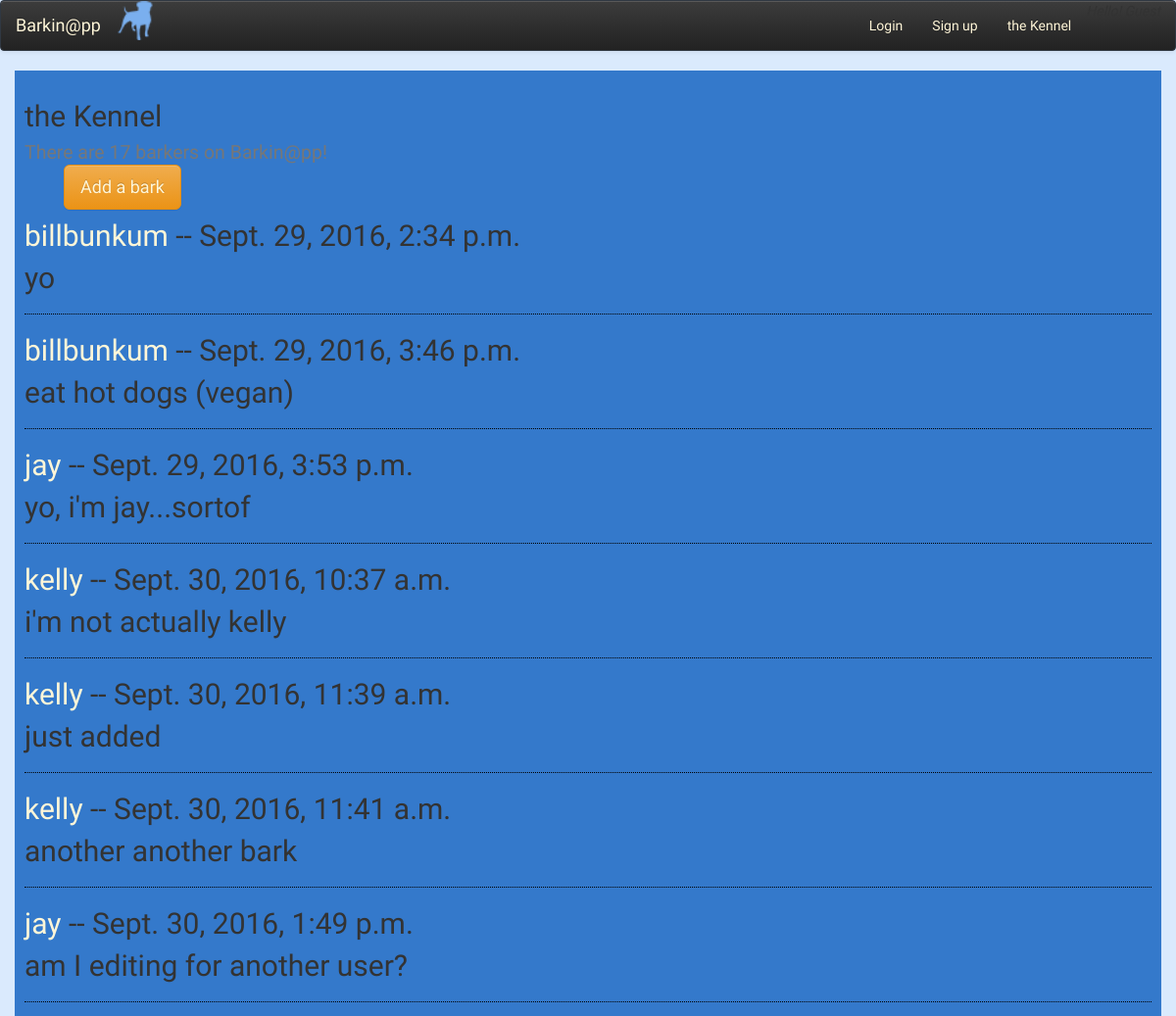
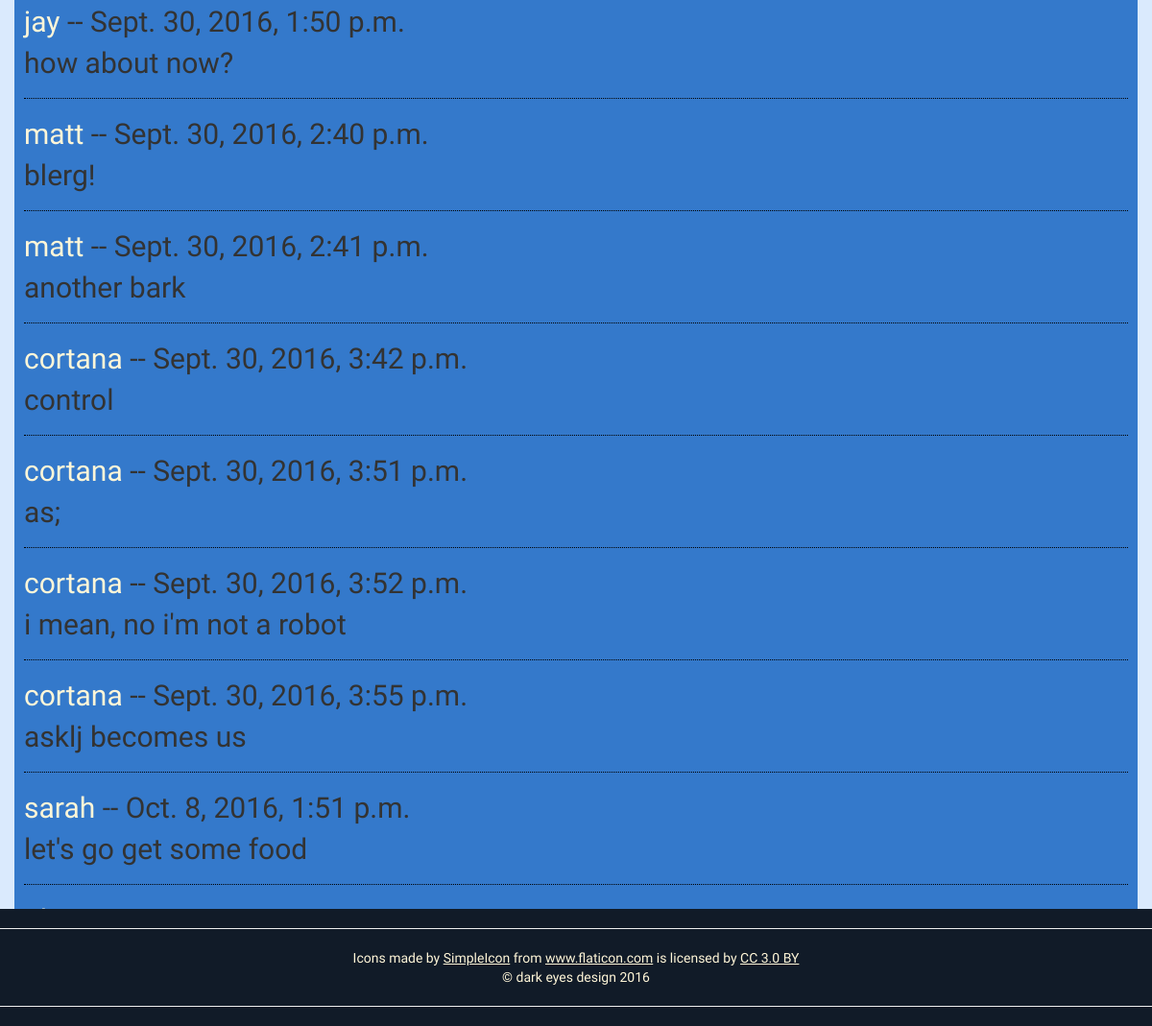
Page /barks/users/ on the committed database (2 pictures, top to bottom).
### barks/models.py (models this page shows, shortened)
class Bark(models.Model):
    user = models.ForeignKey(User, null=True, blank=True)
    content = models.CharField(max_length=120)
    post_date = models.DateTimeField(auto_now_add=True)

### barks/views.py (the view)
def global_barks_list(request): #shows all user's barks
    ubs = Bark.objects.all()
    user_count = User.objects.count()
    context = {
        "ubs": ubs,
        "user_count": user_count,
    }
    return render(request, "barks/global_barks_list.html", context)

### barks/templates/barks/global_barks_list.html
{% extends "core/base.html" %}
{% block content %}
<h2>the Kennel<br />
{% if user_count %}
<small>There are {{user_count}} barkers on Barkin@pp!</small>
{% else %}
<small>There are 0 barkers on Barkin@pp!</small>
</h2>
{% endif %}
    <ul>
        <li>
            <a
                class="btn btn-warning btn-lg"
                href="{% url 'barks:add_bark' %}"
            >
                Add a bark
            </a>
        </li>
    </ul>
<p>
        {% for bark in ubs %}
            <p>
            <a href="{% url 'barks:barks_list' bark.user_id %}">
                {{bark.user.username}}</a>
                -- {{bark.post_date}}
            </p>
            <p>
                {{bark.content}}
            </p>
            <hr style="border-top: 1px dotted black;">
        {% endfor %}
</p>
{% endblock content %}

### core/static/styles.css (style rules this page uses)
body { background-color: #DAEAFD; background-repeat: no-repeat; font-family: 'Quicksand', sans-serif; }
h1, h2 { font-family: 'Indie Flower', cursive; }
ul { list-style-type: none; }
a:link, a:visited, a:active { color: #FFF6D8; }

### rows in the picture
Bark: user.username "billbunkum", post_date "Sept. 29, 2016, 2:34 p.m.", content "yo"
Bark: user.username "billbunkum", post_date "Sept. 29, 2016, 3:46 p.m.", content "eat hot dogs (vegan)"
Bark: user.username "jay", post_date "Sept. 29, 2016, 3:53 p.m.", content "yo, i'm jay...sortof"
Bark: user.username "kelly", post_date "Sept. 30, 2016, 10:37 a.m.", content "i'm not actually kelly"
Bark: user.username "kelly", post_date "Sept. 30, 2016, 11:39 a.m.", content "just added"
Bark: user.username "kelly", post_date "Sept. 30, 2016, 11:41 a.m.", content "another another bark"
Bark: user.username "jay", post_date "Sept. 30, 2016, 1:49 p.m.", content "am I editing for another user?"
Bark: user.username "jay", post_date "Sept. 30, 2016, 1:50 p.m.", content "how about now?"
Bark: user.username "matt", post_date "Sept. 30, 2016, 2:40 p.m.", content "blerg!"
Bark: user.username "matt", post_date "Sept. 30, 2016, 2:41 p.m.", content "another bark"
Bark: user.username "cortana", post_date "Sept. 30, 2016, 3:42 p.m.", content "control"
Bark: user.username "cortana", post_date "Sept. 30, 2016, 3:51 p.m.", content "as;"
Bark: user.username "cortana", post_date "Sept. 30, 2016, 3:52 p.m.", content "i mean, no i'm not a robot"
Bark: user.username "cortana", post_date "Sept. 30, 2016, 3:55 p.m.", content "asklj becomes us"
Bark: user.username "sarah", post_date "Oct. 8, 2016, 1:51 p.m.", content "let's go get some food"
